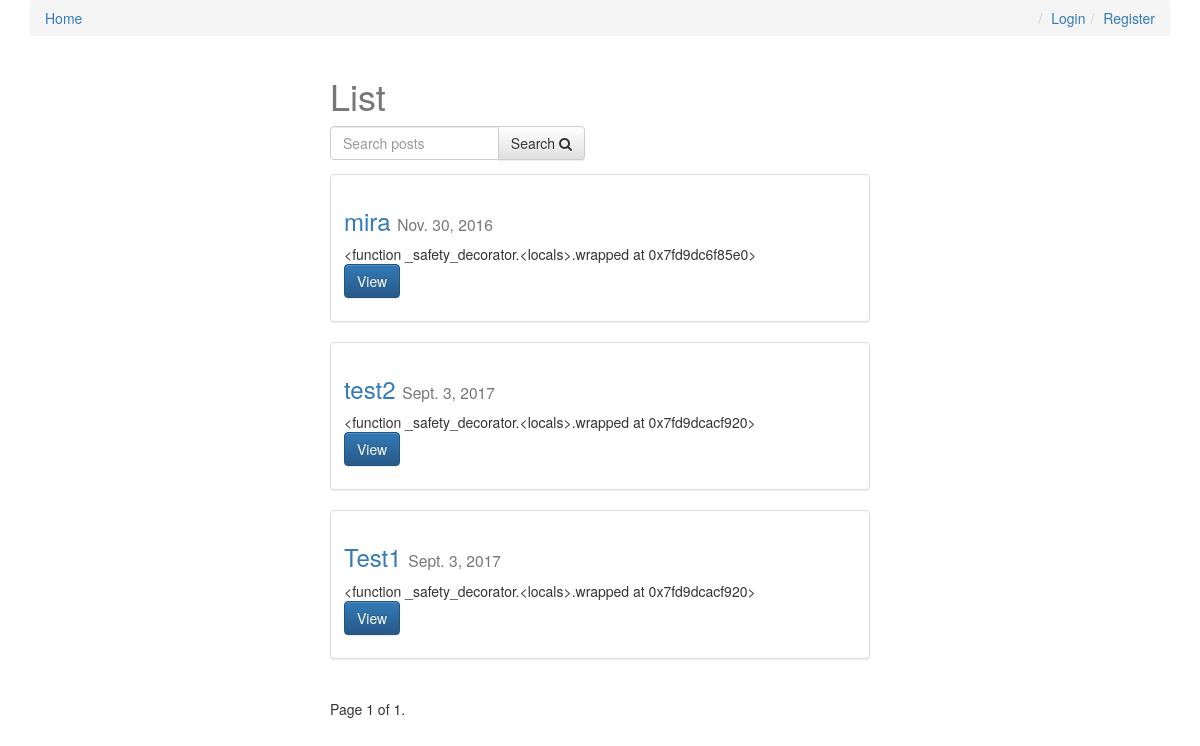
The app's page /, older data.
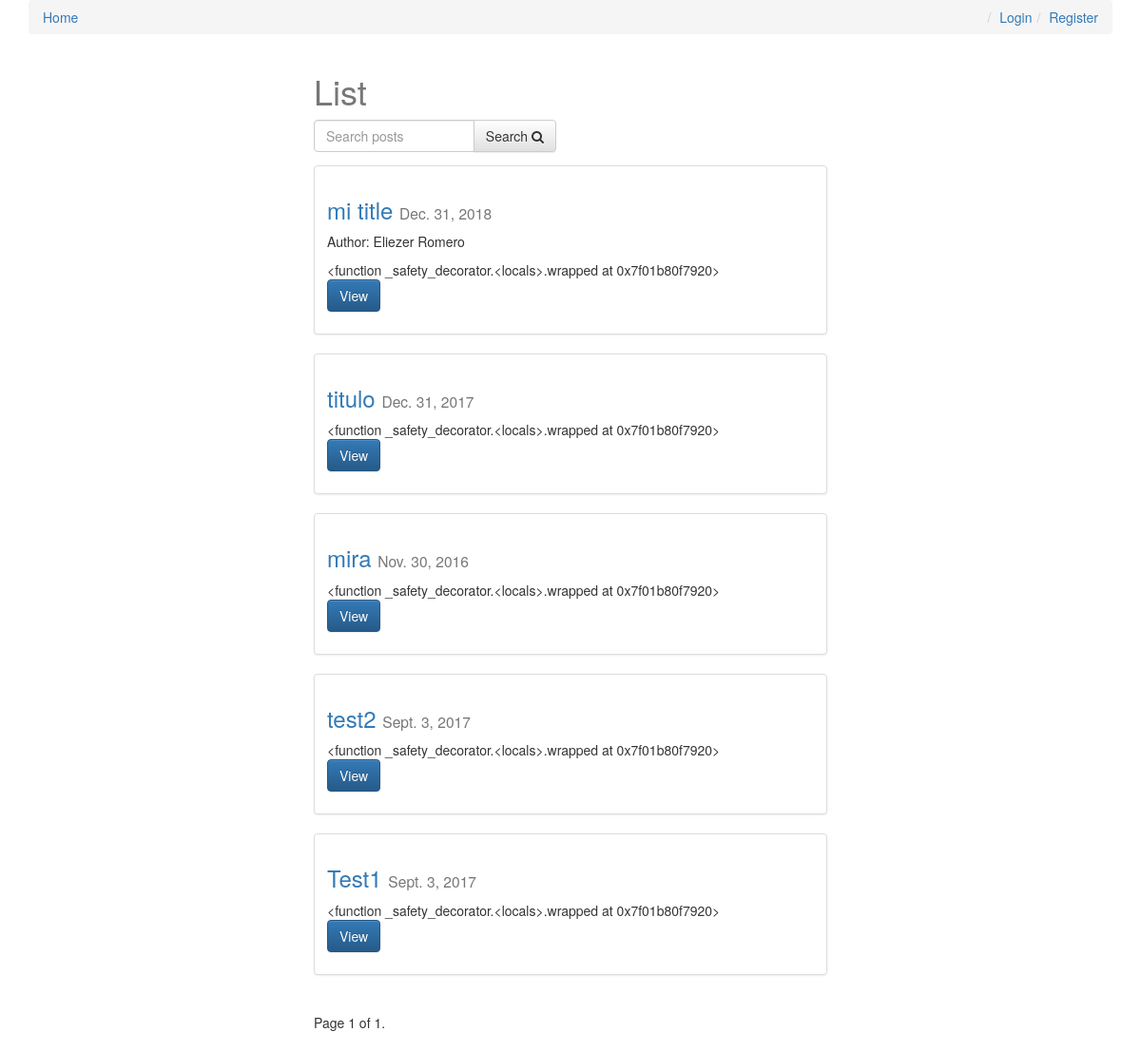
The same page, newer data.
### posts/models.py (models this page shows, shortened)
class Post(models.Model):
    user = models.ForeignKey(settings.AUTH_USER_MODEL, default=1)
    title = models.CharField(max_length=120)
    slug = models.SlugField(unique=True)
    image = models.ImageField(upload_to=upload_location,
            null=True,
            blank=True,
            width_field="width_field",
            height_field="height_field")
    height_field = models.IntegerField(default=0)
    width_field = models.IntegerField(default=0)
    content = models.TextField()
    draft = models.BooleanField(default=False)
    publish = models.DateField(auto_now=False, auto_now_add=False)
    read_time =  models.IntegerField(default=0) # models.TimeField(null=True, blank=True) #assume minutes
    updated = models.DateTimeField(auto_now=True, auto_now_add=False)
    timestamp = models.DateTimeField(auto_now=False, auto_now_add=True)
    objects = PostManager()
    def get_absolute_url(self):
        return reverse("posts:detail", kwargs={"slug": self.slug})
    class Meta:
        ordering = ["-timestamp", "-updated"]
    def get_markdown(self):
        content = self.content
        markdown_text = markdown(content)
        return mark_safe(markdown_text)

### posts/views.py (the view, shortened to what this page needs)
# urls.py: url(r'^$', post_list, name='list'),
def post_list(request):
	today = timezone.now().date()
	queryset_list = Post.objects.active() #.order_by("-timestamp")
	if request.user.is_staff or request.user.is_superuser:
		queryset_list = Post.objects.all()
	query = request.GET.get("q")
	paginator = Paginator(queryset_list, 8) # Show 25 contacts per page
	page_request_var = "page"
	page = request.GET.get(page_request_var)
	try:
		queryset = paginator.page(page)
	except PageNotAnInteger:
		queryset = paginator.page(1)
	except EmptyPage:
		queryset = paginator.page(paginator.num_pages)
	context = {
		"object_list": queryset,
		"title": "List",
		"page_request_var": page_request_var,
		"today": today,
	}
	return render(request, "post_list.html", context)

### posts/models.py (called while the page is built)
    def active(self, *args, **kwargs):
        return super(PostManager, self).filter(draft=False).filter(publish__lte=timezone.now())

### templates/post_list.html (shortened to what this page needs)
{% extends "base.html" %}
{% block content %}
<div class='col-sm-6 col-sm-offset-3'>
    <h1>{{ title }}</h1>
<form method='GET' action='' class='row'>
        <div class='col-sm-6'>
            <div class='input-group'>
                <input class='form-control' type='text' name='q' placeholder='Search posts' value='{{ request.GET.q }}'/>
                <span class='input-group-btn'>
                    <button class='btn btn-default' type='submit'>Search <i class="fa fa-search"></i></button>
                </span>
            </div>
        </div>
</form>
{% for obj in object_list %}
<div class="row">
  <div class="col-sm-12">
    <div class="thumbnail">
      <div class="caption post-detail-item">
        <h3><a href='{{ obj.get_absolute_url }}'>{{ obj.title }}</a> <small>{{ obj.publish }}</small></h3>
        {% if obj.user.get_full_name %}<p>Author: {{ obj.user.get_full_name }}</p>{% endif %}
        {{ obj.get_markdown|truncatechars_html:120 }}
        <p><a href="{{ obj.get_absolute_url }}" class="btn btn-primary" role="button">View</a></p>
      </div>
    </div>
  </div>
</div>
{% endfor %}
<div class="pagination">
    <span class="step-links">
        <span class="current">
            Page {{ object_list.number }} of {{ object_list.paginator.num_pages }}.
        </span>
    </span>
</div>
</div>
{% endblock content %}

### templates/base.html (shortened to what this page needs)
{% load staticfiles %}
<html>
<head>
<link rel="stylesheet" href="https://maxcdn.bootstrapcdn.com/bootstrap/3.3.6/css/bootstrap.min.css">
<link rel="stylesheet" href="https://maxcdn.bootstrapcdn.com/bootstrap/3.3.6/css/bootstrap-theme.min.css">
<link rel='stylesheet' href='https://maxcdn.bootstrapcdn.com/font-awesome/4.5.0/css/font-awesome.min.css' >
<link rel='stylesheet' href='{% static "css/base.css" %}' />
</head>
<body>
<div class='container'>
    <ol class='breadcrumb'>
        <li><a href='{% url "posts:list" %}'>Home</a></li>
        {% if not request.user.is_authenticated %}
        <li class='pull-right'><a href='{% url "register" %}'>Register</a></li>
        <li class='pull-right'><a href='{% url "login" %}'>Login</a></li>
        {% else %}
        <li class='pull-right'><a href='{% url "logout" %}'>Logout</a></li>
        {% endif %}
    </ol>
{% block content %}{% endblock content %}
</div>
</body>
</html>

### static/css/base.css (style rules this page uses)
h1 { color: #777777; }

Row changes from the older to the newer data that the page shows:
added Post: title "mi title", publish "Dec. 31, 2018", user.get_full_name "Eliezer Romero", get_markdown "<function _safety_decorator.<locals>.wrapped at 0x7f01b80f7920>"
added Post: title "titulo", publish "Dec. 31, 2017", get_markdown "<function _safety_decorator.<locals>.wrapped at 0x7f01b80f7920>"
computed for Post "mira": get_markdown "<function _safety_decorator.<locals>.wrapped at 0x7fd9dc6f85e0>" → "<function _safety_decorator.<locals>.wrapped at 0x7f01b80f7920>"
computed for Post "test2": get_markdown "<function _safety_decorator.<locals>.wrapped at 0x7fd9dcacf920>" → "<function _safety_decorator.<locals>.wrapped at 0x7f01b80f7920>"
computed for Post "Test1": get_markdown "<function _safety_decorator.<locals>.wrapped at 0x7fd9dcacf920>" → "<function _safety_decorator.<locals>.wrapped at 0x7f01b80f7920>"
